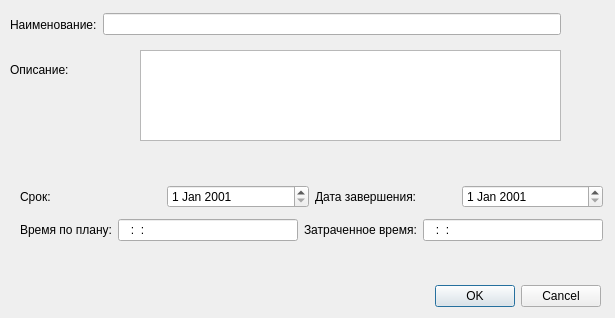
<?xml version="1.0" encoding="UTF-8"?>
<ui version="4.0">
 <class>Dialog</class>
 <widget class="QDialog" name="Dialog">
  <property name="geometry">
   <rect>
    <x>0</x>
    <y>0</y>
    <width>615</width>
    <height>318</height>
   </rect>
  </property>
  <property name="windowTitle">
   <string>Задача</string>
  </property>
  <property name="windowIcon">
   <iconset resource="MainResource.qrc">
    <normaloff>:/images/Tasks64.png</normaloff>:/images/Tasks64.png</iconset>
  </property>
  <widget class="QDialogButtonBox" name="buttonBox">
   <property name="geometry">
    <rect>
     <x>260</x>
     <y>280</y>
     <width>341</width>
     <height>32</height>
    </rect>
   </property>
   <property name="orientation">
    <enum>Qt::Horizontal</enum>
   </property>
   <property name="standardButtons">
    <set>QDialogButtonBox::Cancel|QDialogButtonBox::Ok</set>
   </property>
  </widget>
  <widget class="QLabel" name="label_2">
   <property name="geometry">
    <rect>
     <x>10</x>
     <y>60</y>
     <width>91</width>
     <height>19</height>
    </rect>
   </property>
   <property name="text">
    <string>Описание:</string>
   </property>
  </widget>
  <widget class="QTextEdit" name="textEdit">
   <property name="geometry">
    <rect>
     <x>140</x>
     <y>50</y>
     <width>421</width>
     <height>91</height>
    </rect>
   </property>
  </widget>
  <widget class="QWidget" name="layoutWidget">
   <property name="geometry">
    <rect>
     <x>20</x>
     <y>180</y>
     <width>583</width>
     <height>67</height>
    </rect>
   </property>
   <layout class="QVBoxLayout" name="verticalLayout">
    <item>
     <layout class="QHBoxLayout" name="horizontalLayout">
      <item>
       <widget class="QLabel" name="label_3">
        <property name="text">
         <string>Срок:</string>
        </property>
       </widget>
      </item>
      <item>
       <widget class="QDateEdit" name="m_datePlan">
        <property name="minimumDate">
         <date>
          <year>2001</year>
          <month>1</month>
          <day>1</day>
         </date>
        </property>
       </widget>
      </item>
      <item>
       <widget class="QLabel" name="label_4">
        <property name="text">
         <string>Дата завершения:</string>
        </property>
       </widget>
      </item>
      <item>
       <widget class="QDateEdit" name="m_dateFact">
        <property name="minimumDate">
         <date>
          <year>2001</year>
          <month>1</month>
          <day>1</day>
         </date>
        </property>
       </widget>
      </item>
     </layout>
    </item>
    <item>
     <layout class="QHBoxLayout" name="horizontalLayout_2">
      <item>
       <widget class="QLabel" name="label_5">
        <property name="text">
         <string>Время по плану:</string>
        </property>
       </widget>
      </item>
      <item>
       <widget class="QLineEdit" name="m_planTime">
        <property name="inputMask">
         <string>000:00:00</string>
        </property>
       </widget>
      </item>
      <item>
       <widget class="QLabel" name="label_6">
        <property name="text">
         <string>Затраченное время:</string>
        </property>
       </widget>
      </item>
      <item>
       <widget class="QLineEdit" name="m_timeFact">
        <property name="inputMask">
         <string>000:00:00</string>
        </property>
       </widget>
      </item>
     </layout>
    </item>
   </layout>
  </widget>
  <widget class="QWidget" name="layoutWidget">
   <property name="geometry">
    <rect>
     <x>10</x>
     <y>10</y>
     <width>551</width>
     <height>29</height>
    </rect>
   </property>
   <layout class="QHBoxLayout" name="horizontalLayout_3">
    <item>
     <widget class="QLabel" name="label">
      <property name="text">
       <string>Наименование:</string>
      </property>
     </widget>
    </item>
    <item>
     <widget class="QLineEdit" name="lineEdit"/>
    </item>
   </layout>
  </widget>
 </widget>
 <tabstops>
  <tabstop>lineEdit</tabstop>
  <tabstop>textEdit</tabstop>
  <tabstop>m_datePlan</tabstop>
  <tabstop>m_dateFact</tabstop>
  <tabstop>m_planTime</tabstop>
  <tabstop>m_timeFact</tabstop>
 </tabstops>
 <resources>
  <include location="MainResource.qrc"/>
 </resources>
 <connections>
  <connection>
   <sender>buttonBox</sender>
   <signal>accepted()</signal>
   <receiver>Dialog</receiver>
   <slot>accept()</slot>
   <hints>
    <hint type="sourcelabel">
     <x>248</x>
     <y>254</y>
    </hint>
    <hint type="destinationlabel">
     <x>157</x>
     <y>274</y>
    </hint>
   </hints>
  </connection>
  <connection>
   <sender>buttonBox</sender>
   <signal>rejected()</signal>
   <receiver>Dialog</receiver>
   <slot>reject()</slot>
   <hints>
    <hint type="sourcelabel">
     <x>316</x>
     <y>260</y>
    </hint>
    <hint type="destinationlabel">
     <x>286</x>
     <y>274</y>
    </hint>
   </hints>
  </connection>
 </connections>
</ui>
